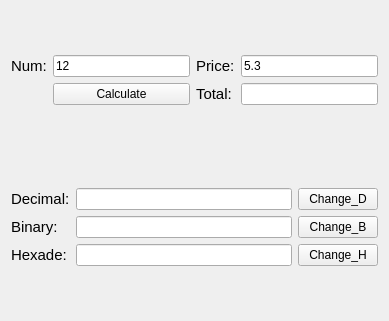
<?xml version="1.0" encoding="UTF-8"?>
<ui version="4.0">
 <class>Widget</class>
 <widget class="QWidget" name="Widget">
  <property name="geometry">
   <rect>
    <x>0</x>
    <y>0</y>
    <width>389</width>
    <height>321</height>
   </rect>
  </property>
  <property name="windowTitle">
   <string>Widget</string>
  </property>
  <layout class="QGridLayout" name="gridLayout_3">
   <item row="1" column="0" colspan="5">
    <layout class="QGridLayout" name="gridLayout_2">
     <item row="0" column="1">
      <widget class="QLineEdit" name="line_num">
       <property name="text">
        <string>12</string>
       </property>
      </widget>
     </item>
     <item row="1" column="1">
      <widget class="QPushButton" name="btn_cal">
       <property name="text">
        <string>Calculate</string>
       </property>
      </widget>
     </item>
     <item row="1" column="3">
      <widget class="QLineEdit" name="line_tot"/>
     </item>
     <item row="1" column="2">
      <widget class="QLabel" name="label_tot">
       <property name="font">
        <font>
         <pointsize>11</pointsize>
        </font>
       </property>
       <property name="text">
        <string>Total:</string>
       </property>
      </widget>
     </item>
     <item row="0" column="0">
      <widget class="QLabel" name="label_num">
       <property name="font">
        <font>
         <pointsize>11</pointsize>
        </font>
       </property>
       <property name="text">
        <string>Num:</string>
       </property>
      </widget>
     </item>
     <item row="0" column="3">
      <widget class="QLineEdit" name="line_pri">
       <property name="text">
        <string>5.3</string>
       </property>
      </widget>
     </item>
     <item row="0" column="2">
      <widget class="QLabel" name="label_pri">
       <property name="font">
        <font>
         <pointsize>11</pointsize>
        </font>
       </property>
       <property name="text">
        <string>Price:</string>
       </property>
      </widget>
     </item>
    </layout>
   </item>
   <item row="3" column="0" colspan="5">
    <layout class="QGridLayout" name="gridLayout">
     <item row="0" column="2">
      <widget class="QPushButton" name="btn_D">
       <property name="text">
        <string>Change_D</string>
       </property>
      </widget>
     </item>
     <item row="0" column="1">
      <widget class="QLineEdit" name="line_Dec"/>
     </item>
     <item row="1" column="0">
      <widget class="QLabel" name="label_B">
       <property name="font">
        <font>
         <pointsize>11</pointsize>
        </font>
       </property>
       <property name="text">
        <string>Binary:</string>
       </property>
      </widget>
     </item>
     <item row="1" column="2">
      <widget class="QPushButton" name="btn_B">
       <property name="text">
        <string>Change_B</string>
       </property>
      </widget>
     </item>
     <item row="2" column="1">
      <widget class="QLineEdit" name="line_Hex"/>
     </item>
     <item row="0" column="0">
      <widget class="QLabel" name="label_D">
       <property name="font">
        <font>
         <pointsize>11</pointsize>
        </font>
       </property>
       <property name="text">
        <string>Decimal:</string>
       </property>
      </widget>
     </item>
     <item row="2" column="0">
      <widget class="QLabel" name="label_H">
       <property name="font">
        <font>
         <pointsize>11</pointsize>
        </font>
       </property>
       <property name="text">
        <string>Hexade:</string>
       </property>
      </widget>
     </item>
     <item row="2" column="2">
      <widget class="QPushButton" name="btn_H">
       <property name="text">
        <string>Change_H</string>
       </property>
      </widget>
     </item>
     <item row="1" column="1">
      <widget class="QLineEdit" name="line_Bin"/>
     </item>
    </layout>
   </item>
   <item row="2" column="0">
    <spacer name="verticalSpacer_4">
     <property name="orientation">
      <enum>Qt::Vertical</enum>
     </property>
     <property name="sizeHint" stdset="0">
      <size>
       <width>20</width>
       <height>101</height>
      </size>
     </property>
    </spacer>
   </item>
   <item row="2" column="2">
    <spacer name="verticalSpacer_5">
     <property name="orientation">
      <enum>Qt::Vertical</enum>
     </property>
     <property name="sizeHint" stdset="0">
      <size>
       <width>20</width>
       <height>101</height>
      </size>
     </property>
    </spacer>
   </item>
   <item row="4" column="0">
    <spacer name="verticalSpacer_7">
     <property name="orientation">
      <enum>Qt::Vertical</enum>
     </property>
     <property name="sizeHint" stdset="0">
      <size>
       <width>20</width>
       <height>67</height>
      </size>
     </property>
    </spacer>
   </item>
   <item row="0" column="2">
    <spacer name="verticalSpacer_6">
     <property name="orientation">
      <enum>Qt::Vertical</enum>
     </property>
     <property name="sizeHint" stdset="0">
      <size>
       <width>20</width>
       <height>67</height>
      </size>
     </property>
    </spacer>
   </item>
   <item row="4" column="4">
    <spacer name="verticalSpacer_2">
     <property name="orientation">
      <enum>Qt::Vertical</enum>
     </property>
     <property name="sizeType">
      <enum>QSizePolicy::Expanding</enum>
     </property>
     <property name="sizeHint" stdset="0">
      <size>
       <width>20</width>
       <height>67</height>
      </size>
     </property>
    </spacer>
   </item>
   <item row="2" column="4">
    <spacer name="verticalSpacer">
     <property name="orientation">
      <enum>Qt::Vertical</enum>
     </property>
     <property name="sizeHint" stdset="0">
      <size>
       <width>20</width>
       <height>101</height>
      </size>
     </property>
    </spacer>
   </item>
  </layout>
 </widget>
 <layoutdefault spacing="6" margin="11"/>
 <resources/>
 <connections/>
</ui>
